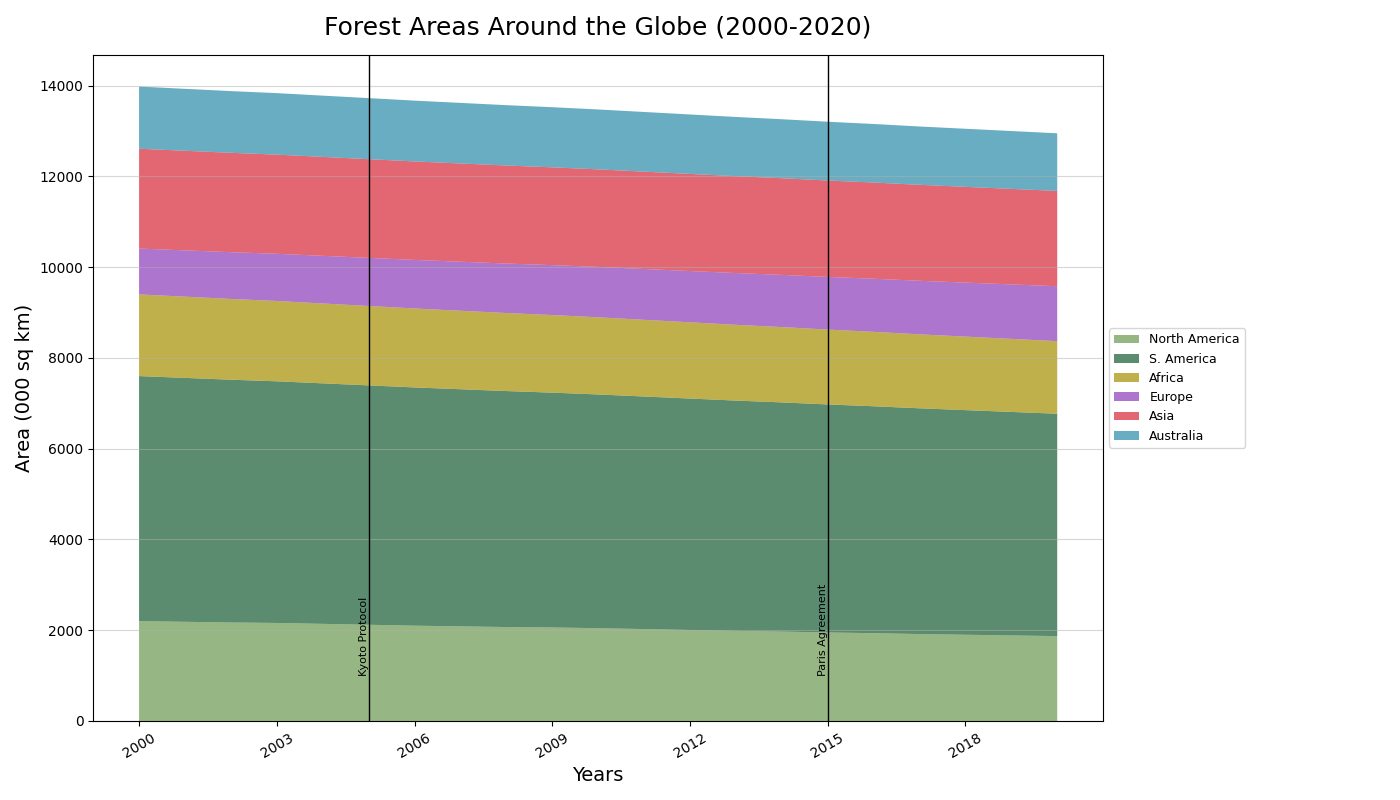

The script that drew this image:
import matplotlib.pyplot as plt
import numpy as np

years = np.arange(2000, 2021)

north_america = np.array([2200, 2185, 2170, 2160, 2140, 2120, 2100, 2085, 2070, 2060, 2045, 2025, 
                          2005, 1985, 1970, 1950, 1935, 1915, 1900, 1885, 1870])
south_america = np.array([5400, 5375, 5350, 5325, 5300, 5275, 5250, 5225, 5200, 5175, 5150, 5125, 
                          5100, 5075, 5050, 5025, 5000, 4975, 4950, 4925, 4900])
africa = np.array([1800, 1790, 1780, 1770, 1760, 1750, 1740, 1730, 1720, 1710, 1700, 1690, 1680, 
                   1670, 1660, 1650, 1640, 1630, 1620, 1610, 1600])
europe = np.array([1010, 1020, 1030, 1040, 1050, 1060, 1070, 1080, 1090, 1100, 1110, 1120, 1130, 
                   1140, 1150, 1160, 1170, 1180, 1190, 1200, 1210])
asia = np.array([2200, 2195, 2190, 2185, 2180, 2175, 2170, 2165, 2160, 2155, 2150, 2145, 2140,
                 2135, 2130, 2125, 2120, 2115, 2110, 2105, 2100])
australia = np.array([1370, 1365, 1360, 1355, 1350, 1345, 1340, 1335, 1330, 1325, 1320, 1315, 
                      1310, 1305, 1300, 1295, 1290, 1285, 1280, 1275, 1270])

regions = np.row_stack((north_america, south_america, africa, europe, asia, australia))

fig, ax = plt.subplots(figsize=(14, 8))

# Altered colors and alpha for the regions
colors = ['#6A994E', '#165B33', '#A68F00', '#8A3AB9', '#D72638', '#288BA8']
ax.stackplot(years, regions, labels=['North America', 'S. America', 'Africa', 'Europe', 'Asia', 'Australia'], colors=colors, alpha=0.7)

# Randomized title and axes labels font size with font weight
ax.set_title('Forest Areas Around the Globe (2000-2020)', fontsize=18, fontweight='normal', pad=15)
ax.set_xlabel('Years', fontsize=14)
ax.set_ylabel('Area (000 sq km)', fontsize=14)

# Altered x-ticks and grid settings
ax.set_xticks(np.arange(2000, 2021, 3))
ax.yaxis.grid(True, linestyle='-', linewidth=0.8, alpha=0.5)

# Modified legend position and size
ax.legend(loc='center left', fontsize=9, bbox_to_anchor=(1, 0.5))

highlight_years = {2005: "Kyoto Protocol", 2015: "Paris Agreement"}
for year, event in highlight_years.items():
    ax.axvline(x=year, color='black', linestyle='-', linewidth=1)
    ax.text(year, 1000, event, rotation=90, verticalalignment='bottom', horizontalalignment='right', color='black', fontsize=8)

plt.xticks(rotation=30)
plt.tight_layout(rect=[0, 0, 0.9, 1])

plt.show()
